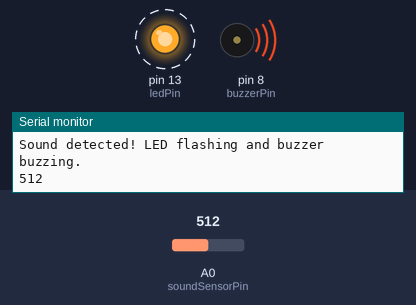
The sketch below on a simulated Arduino Uno, built with avr-gcc and run on an emulated ATmega328P. On the bench: output pins drawn as LEDs (lit = HIGH), buzzer (waves = sounding), the last lines printed to the serial monitor. Dashed ring = blinking. The inputs (shaded band) are chosen by the test bench; at power-on: A0 (soundSensorPin) = 512.

Above: at 3.85 s.
3.9 s: A0 (soundSensorPin) set to 33
7.8 s: A0 (soundSensorPin) set to 27
At 9.8 s:
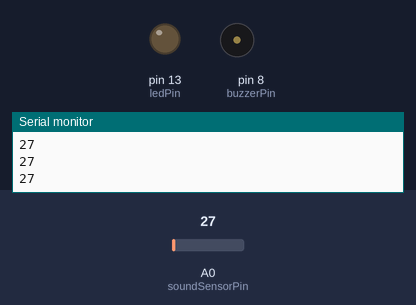
11.7 s: A0 (soundSensorPin) set to 122
At 11.95 s:
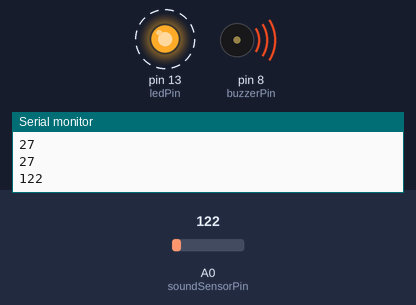
Timing chart, 0 to 21.6 s (numbered marks = the images above; inputs shaded):
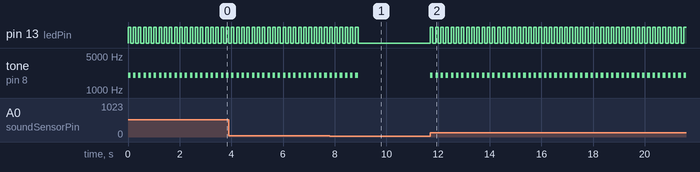

The sketch:

sound.ino
```cpp
const int soundSensorPin = A0; // Analog pin connected to the sound sensor
const int ledPin = 13;         // Pin connected to the LED
const int buzzerPin = 8;       // Pin connected to the buzzer
const int threshold = 30;     // Sound threshold value (adjust as needed)
const int buzzerFrequency = 2000; // Frequency in Hertz
const int buzzerDuration = 100;   // Duration in milliseconds

void setup() {
  pinMode(ledPin, OUTPUT);
  pinMode(buzzerPin, OUTPUT);
  Serial.begin(9600); // Initialize serial communication for debugging
}

void loop() {
  int soundValue = analogRead(soundSensorPin);
  Serial.println(soundValue); // Print the analog value of the sound sensor to the Serial Monitor

  if (soundValue > threshold) { // If sound intensity exceeds the threshold
    for (int i = 0; i < 15; i++) { // Flash the LED and buzz rapidly 10 times
      digitalWrite(ledPin, HIGH);
      tone(buzzerPin, buzzerFrequency, buzzerDuration); // Produce sound at specified frequency and duration
      delay(buzzerDuration);
      digitalWrite(ledPin, LOW);
      noTone(buzzerPin); // Stop the buzzer sound
      delay(buzzerDuration); // Off for 100 milliseconds
    }
    Serial.println("Sound detected! LED flashing and buzzer buzzing.");
  } else {
    digitalWrite(ledPin, LOW); // Ensure LED is off if no sound is detected
    noTone(buzzerPin); // Ensure buzzer is off if no sound is detected
  }
}
```

Measured:
- the behaviour switches between 31 and 30 on A0 (soundSensorPin) (found by bisection; images 0 and 1)
- after the input at 7.8 s, pin 13 (ledPin): goes on until 8.9 s, then stays LOW; tone on pin 8 (buzzerPin): goes on until 8.9 s, then stays silent
- after the input at 11.7 s, pin 13 (ledPin): alternates HIGH for 0.10 s and LOW for 0.10 s, starting at once; tone on pin 8 (buzzerPin): alternates 2000 Hz for 0.10 s and silent for 0.10 s, starting at once
- by itself, pin 13 (ledPin): alternates HIGH for 0.10 s and LOW for 0.10 s
- by itself, tone on pin 8 (buzzerPin): alternates 2000 Hz for 0.10 s and silent for 0.10 s
